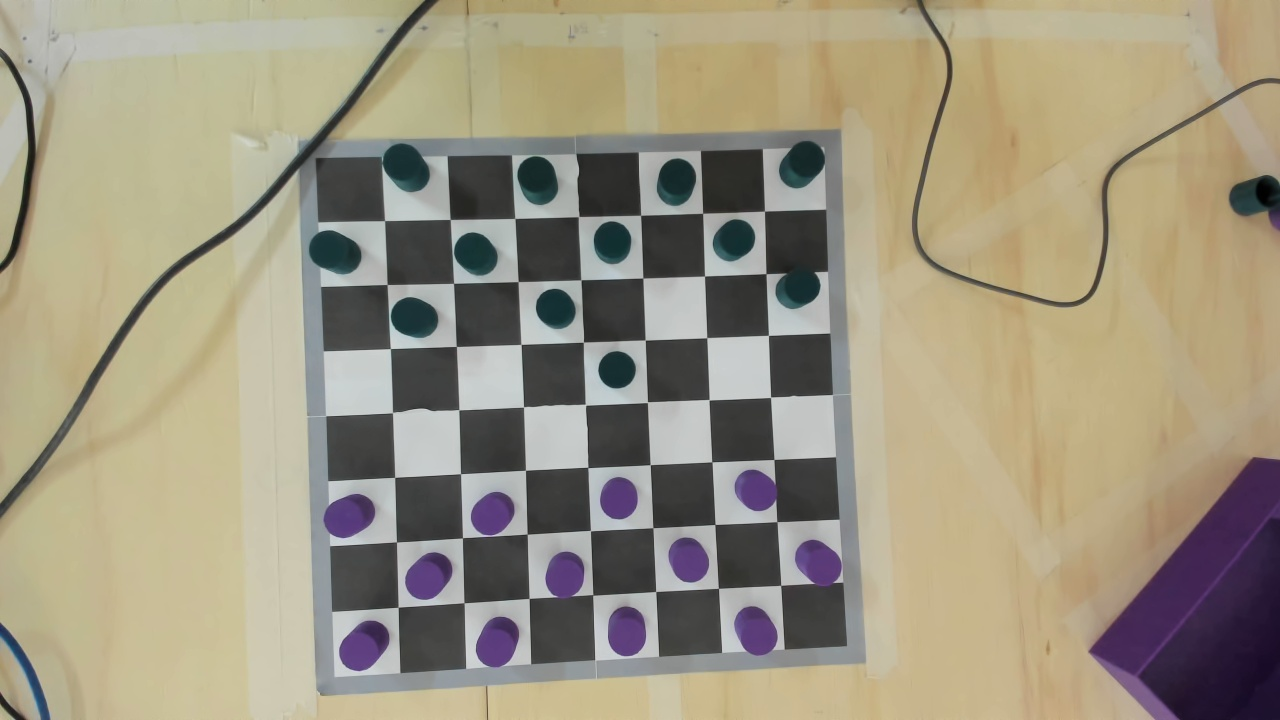
#> input picture assets/damas_k1.jpg, 1280 x 720 px
$ python test06_corner_detection.py
#> lines starting #> are read from the running program, lines starting #| are printed output that depends on the picture; after the words box and inside, x2 and y2 are one past the last pixel; in counts of white or black regions, pixels touching at a corner belong together
import numpy as np
import cv2
from random import randint

img = cv2.imread('assets/damas_k1.jpg')
#> img is the input picture: shape (720, 1280, 3); mean B, G, R 128.2, 149.1, 156.8
img = cv2.resize(img, (0,0), fx=1, fy=1)
gray= cv2.cvtColor(img, cv2.COLOR_BGR2GRAY)
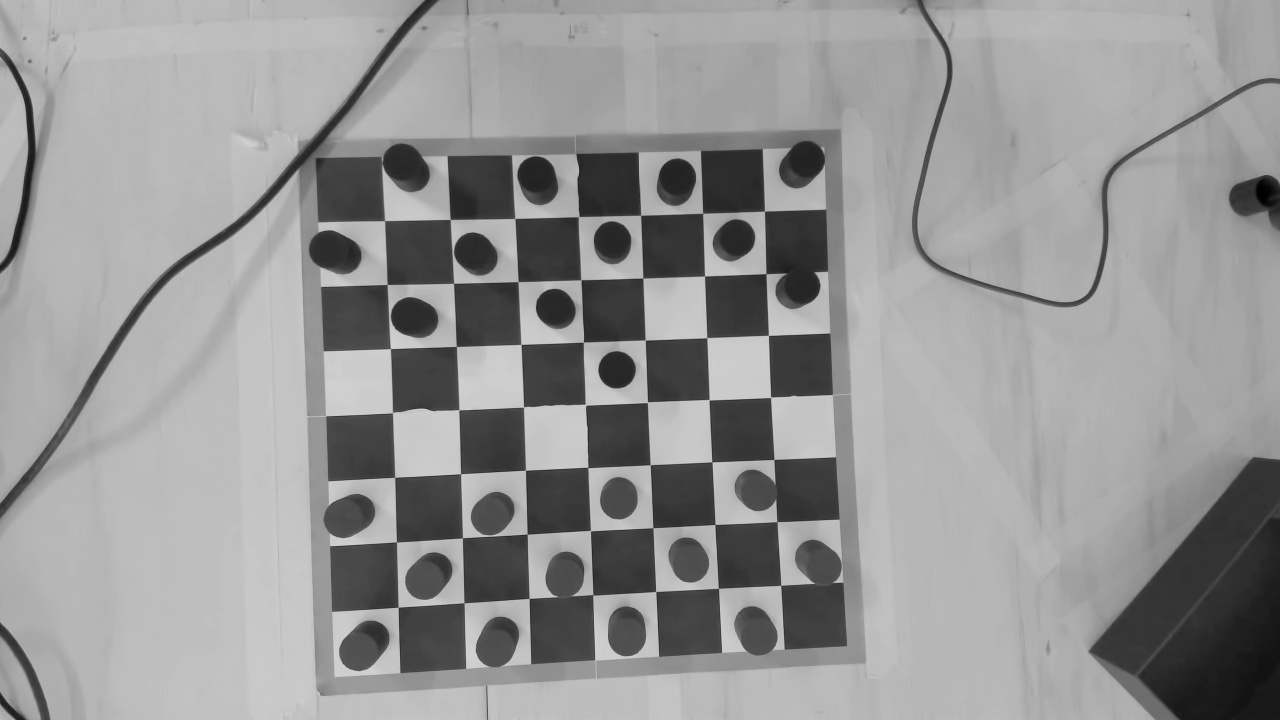
#> gray: shape (720, 1280); min 0, max 214, mean 149

corners = cv2.goodFeaturesToTrack(gray, 100, 0.01, 10)
#> corners = 100 rows, first 8: [522, 345], [769, 336], [463, 537], [524, 406], [461, 473], [710, 401], [646, 341], [399, 608]
corners = np.int0(corners)

for corner in corners:
    x, y = corner.ravel()
    cv2.circle(img, (x,y), 5, (255, 0, 0), -1)
#> this loop made 100 passes
#> (x, y) on passes 1 to 12: (522, 345), (769, 336), (463, 537), (524, 406), (461, 473), (710, 401), (646, 341), (399, 608), (530, 599), (526, 471), (651, 465), (394, 478)
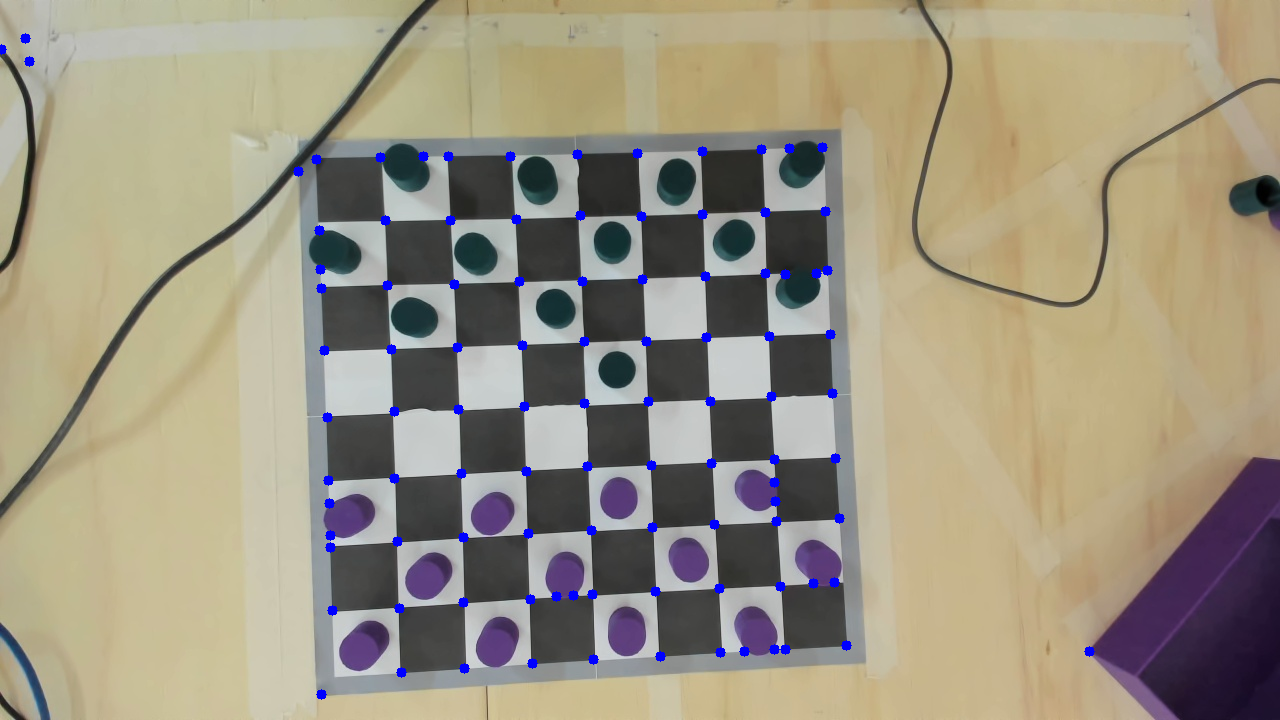
#> img: shape (720, 1280, 3); 0.88% of pixels changed, all inside (x1, y1, x2, y2) = (0, 33, 1095, 700)

for i in range(len(corners)):
    for j in range(len(corners)):
        corner1 = tuple(corners[i] [0])
        corner2 = tuple(corners[j] [0])
        color = tuple (map(lambda x: int(x), np.random.randint(0, 255, size=3)))
        cv2.line(img, corner1, corner2, (), 1)
#> this loop made 100 passes
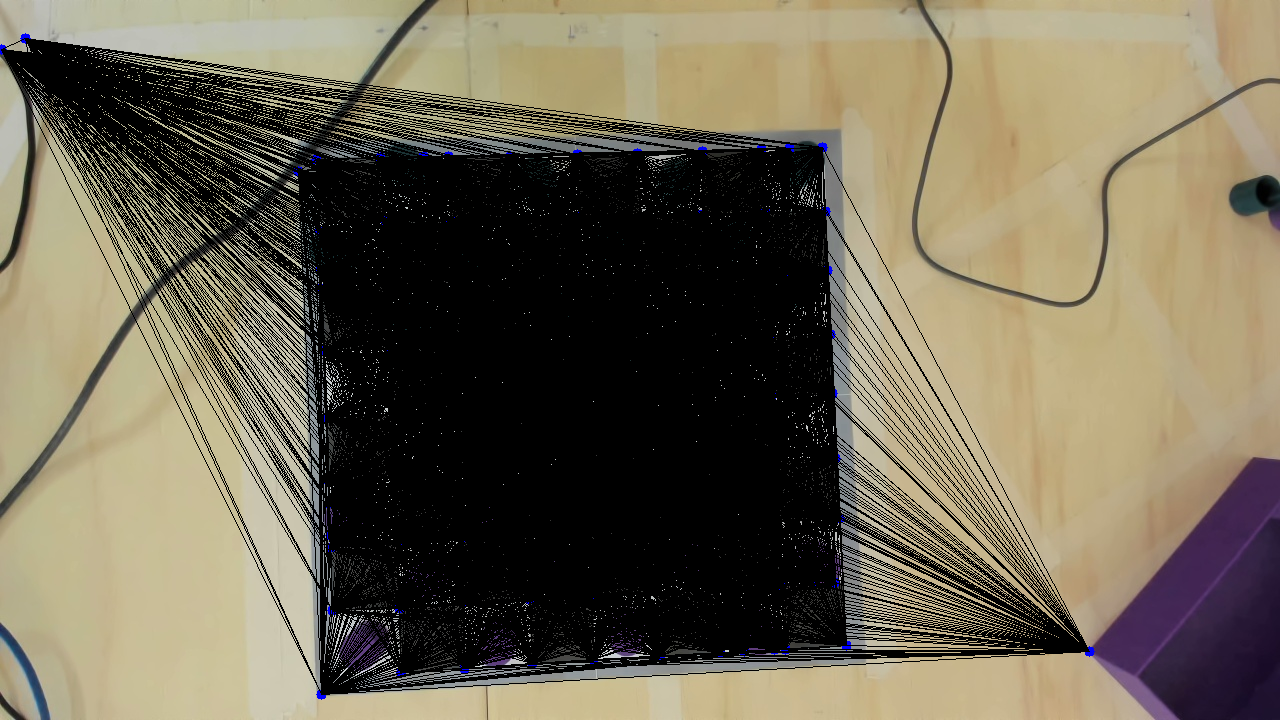
#> img: shape (720, 1280, 3); mean B, G, R 84.3, 103.4, 111.2


cv2.imshow('Frame', img)
cv2.waitKey(0)
cv2.destroyAllWindows()

$ run again, with assets/damas.jpg copied over assets/damas_k1.jpg
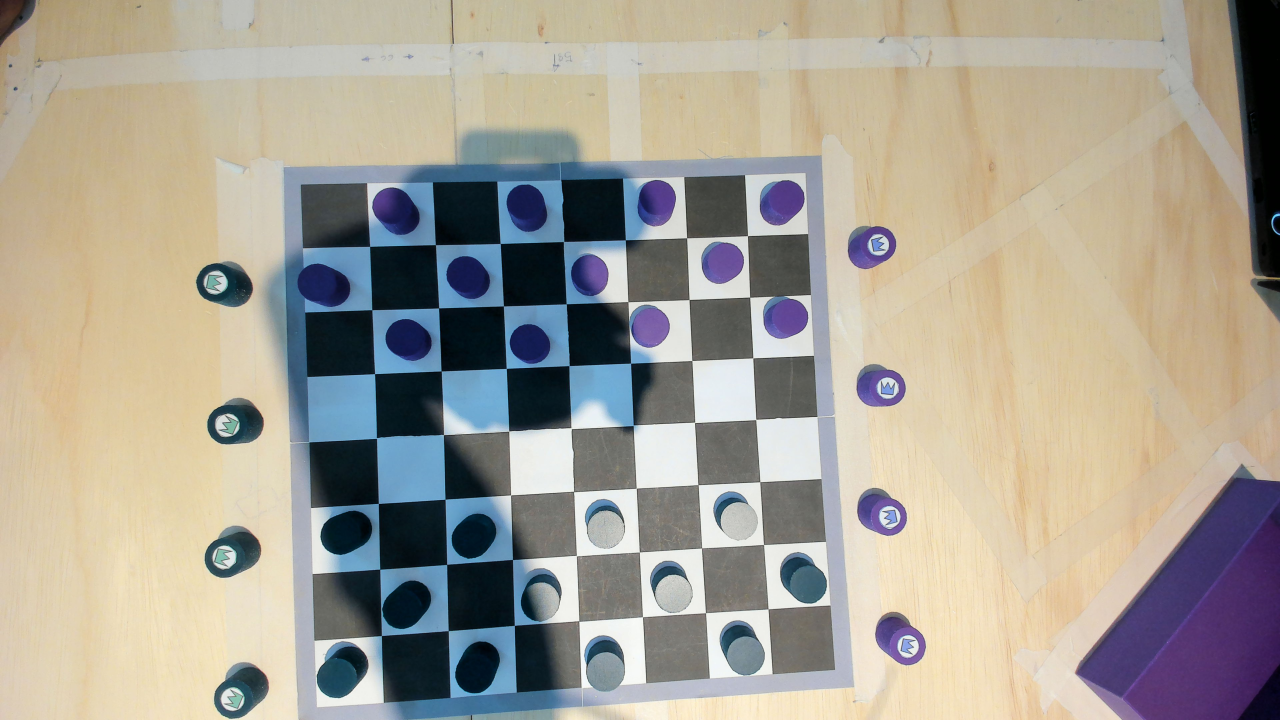
#> input picture assets/damas.jpg, 3840 x 2160 px (shown at 1/3 size)
#> img is the input picture: shape (2160, 3840, 3); mean B, G, R 148.6, 160.3, 165.5
#> `gray= cv2.cvtColor(img, cv2.COLOR_BGR2GRAY)`:
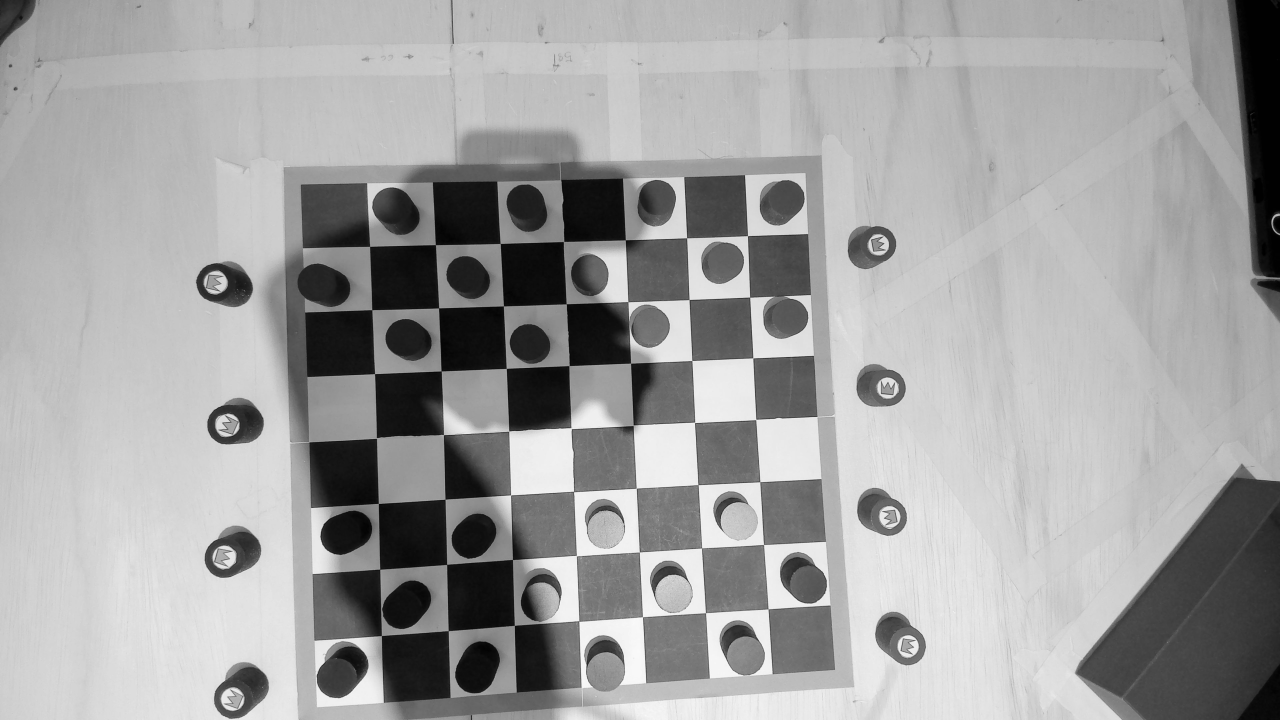
#> gray: shape (2160, 3840) (shown at 1/3 size); min 0, max 255, mean 160.5
#> corners = 100 rows, first 8: [2077, 1082], [1918, 1658], [2261, 1076], [2242, 707], [2086, 1270], [2652, 1554], [1716, 1288], [2267, 1262]
#> the loop `for corner in corners:` made 100 passes
#> the loop `for i in range(len(corners)):` made 100 passes
#> after the loop `for i in range(len(corners)):`:
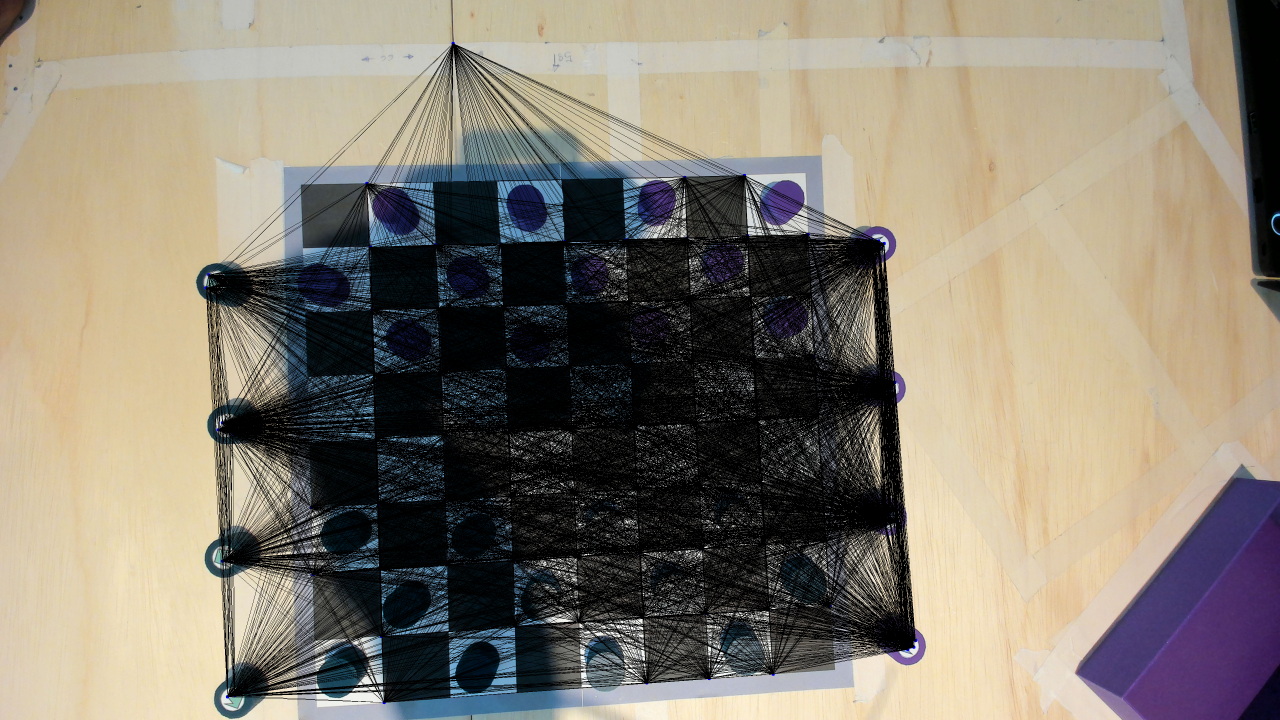
#> img: shape (2160, 3840, 3) (shown at 1/3 size); mean B, G, R 114.5, 127.9, 135.6
